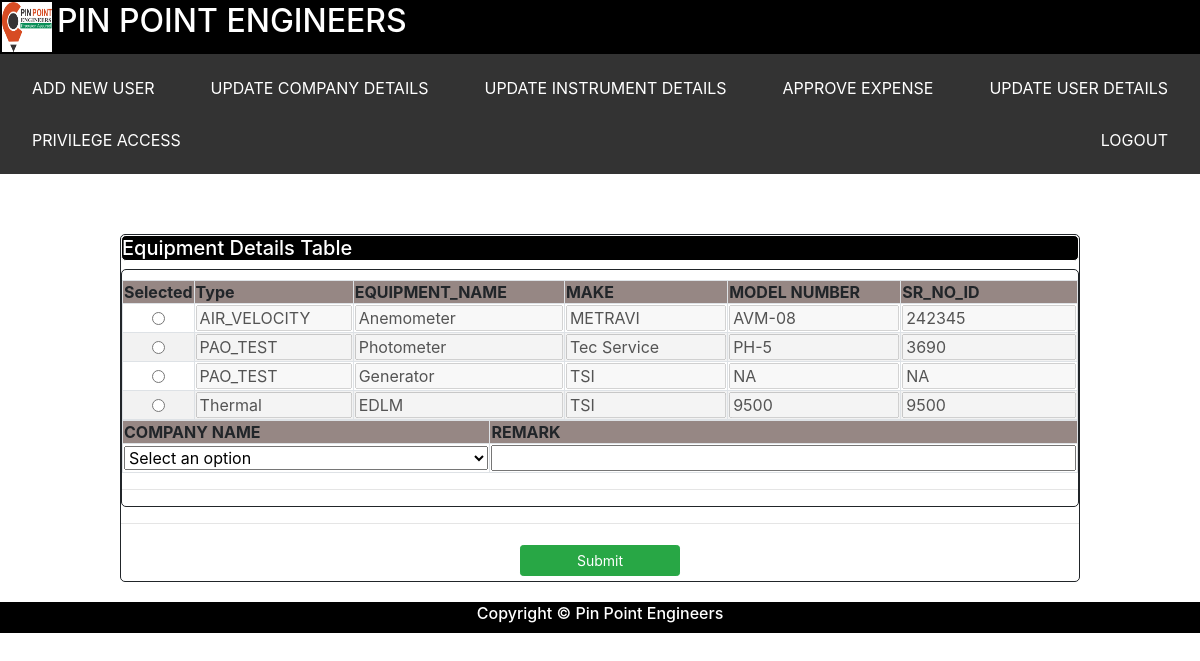
/request_instrument (signed in), run on the app's committed database.
### tables this page shows
CREATE TABLE equipment_master        
            (    Type varchar(255),
                EQUIPMENT_NAME varchar(255),
                MAKE varchar(255),
                MODEL_NUMBER varchar(255),
                SR_NO_ID varchar(255),
                DONE_DATE varchar(255),
                DUE_DATE varchar(255),
                STATUS varchar(255),
                ISSUED_TO varchar(255),
                COMPANY_NAME varchar(255),
                REMARK varchar(255));

### app.py (the view)
@app.route("/request_instrument")
def request_instrument():
    if 'user' in session:
        customer_details  = dbo.get_company_details()
        company_name_list = customer_details.COMPANY_NAME.unique().tolist()
        session_var = session['user']
        role        = session_var["role"]
        equipment_details   = dbo.get_available_equipment()
        equipment_list      = equipment_details.to_dict('records')
        return make_response(render_template('ELOGBOOK/request_instrument.html',
                             equipment_list=equipment_list,company_list=company_name_list, role = role),200)
    return make_response(render_template('LOGIN_PAGE/login.html'),200)

### db_dervices.py (called while the page is built)
    def get_available_equipment(self):
        try:
            stmt = "SELECT * from equipment_master where status='AVAILABLE' OR status='CLOSED'"
            cursor = self.conn.execute(stmt)
            equipment_list = []
            for row in cursor:
                equipment_list.append(list(row))
            equipment_frame = pd.DataFrame(equipment_list,columns = ['Type' ,'EQUIPMENT_NAME' ,'MAKE' ,'MODEL_NUMBER','SR_NO_ID' ,'DONE_DATE' ,'DUE_DATE','STATUS','ISSUED_TO','COMPANY_NAME' ,'REMARK'])
            return equipment_frame
        except Exception as e:
            return e

    def get_company_details(self):
        try:
            stmt = "SELECT * from company_details "
            cursor = self.conn.execute(stmt)
            company_list = []
            for row in cursor:
                company_list.append(list(row))
            company_frame = pd.DataFrame(company_list,columns = ['COMPANY_NAME', 'ADDRESS', 'REPORT_NUMBER'])
            return company_frame
        except Exception as e:
            return e

### templates/ELOGBOOK/request_instrument.html (shortened to what this page needs)
<html>
<head>
	<link rel="stylesheet" type="text/css" href="static/css/bootstrap.min.css">
	<link rel="stylesheet" type="text/css" href="static/css/styles.css">
</head>
<body>
<my-header></my-header>
	<div id="frame_container">
		<h5 id = "container_header">Equipment Details Table</h5>
		<div id="data_frame">
			<div class="frame">
				<div class="sections">
					<table class="code_tbl table-striped table-bordered">
						<tr>
						    <th>Selected</th>
							<th>Type</th>
							<th>EQUIPMENT_NAME</th>
							<th>MAKE</th>
							<th>MODEL NUMBER</th>
							<th>SR_NO_ID</th>
						</tr>
						{% for equipment in equipment_list %}
						<tr>
						    <td><input type="radio" id="{{equipment.SR_NO_ID}}" class="textfield" name="selected_eq" value="{{equipment.SR_NO_ID}}"></td>
							<td><input type="text" name="Type" class="textfield" value="{{equipment.Type}}"disabled ></td>
							<td><input type="text" name="EQUIPMENT_NAME" class="textfield" value="{{equipment.EQUIPMENT_NAME}}" disabled></td>
							<td><input type="text" name="MAKE" class="textfield" value="{{equipment.MAKE}}" disabled></td>
							<td><input type="text" name="MODEL_NUMBER" class="textfield" value="{{equipment.MODEL_NUMBER}}"disabled ></td>
							<td><input type="text" name="SR_NO_ID" class="textfield" value="{{equipment.SR_NO_ID}}" disabled></td>
						</tr>
						{% endfor %}
					</table>
					<table class="table-striped table-bordered">
					<tr>
					     <th>COMPANY NAME</th>
					      <th>REMARK</th>
					</tr>
					    <tr>
						    <td>
							<select class="textfield" name="company_name" id="company_name" style="width:100%">
							<option value="" selected>Select an option</option>
							</select>
							</td>
							<td><input type="text" name="remark" id="remark" class="textfield" value=""></td>
						</tr>
					</table>
					<hr size="10">
				</div>
			</div>
		</div>
		<hr size="10">
		<div id="action_row">
			<button id="submit_button" type="submit" class="btn btn-sm btn-success col-sm-2" onclick="request_instrument()">Submit</button>
		</div>
	</div>
<my-footer></my-footer>
</body>
</html>

### static/css/styles.css (style rules this page uses)
#frame_container { margin-top:5%; margin-left:10%; margin-right:10%; border-style: solid; border-width: 1px; border-radius: 5px; }
#container_header { border-style: solid; border-width: 1px; border-radius: 5px; background-color:#000000; color:#ffffff; display: flex; flex-wrap: wrap; }
#data_frame { width:100%; display:block; }
.frame { border-style: solid; border-width: 1px; border-radius: 5px; }
table { width:100%; }
.sections { padding-top:10px; }
th { background-color:#968784; }
input { width:100%; }
#action_row { width:100%; text-align:center; display:block; }
button { margin:5px; }

### data on the page
equipment_master: Type "AIR_VELOCITY", EQUIPMENT_NAME "Anemometer", MAKE "METRAVI", MODEL_NUMBER "AVM-08", SR_NO_ID "242345"
equipment_master: Type "PAO_TEST", EQUIPMENT_NAME "Photometer", MAKE "Tec Service", MODEL_NUMBER "PH-5", SR_NO_ID "3690"
equipment_master: Type "PAO_TEST", EQUIPMENT_NAME "Generator", MAKE "TSI", MODEL_NUMBER "NA", SR_NO_ID "NA"
equipment_master: Type "Thermal", EQUIPMENT_NAME "EDLM", MAKE "TSI", MODEL_NUMBER "9500", SR_NO_ID "9500"
